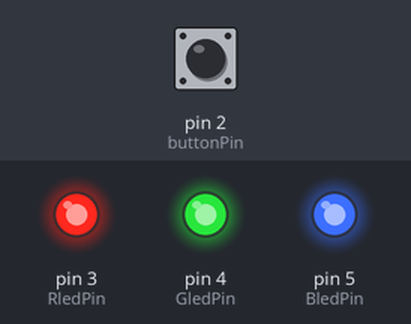
The sketch below on a simulated Arduino Uno, built with avr-gcc and run on an emulated ATmega328P. On the bench: output pins drawn as LEDs (lit = HIGH). The inputs (shaded band) are chosen by the test bench; at power-on: pin 2 (buttonPin) LOW.

Above: at 1.2 s.
1.3 s: pin 2 (buttonPin) pulled HIGH for 1 s
At 3.6 s:
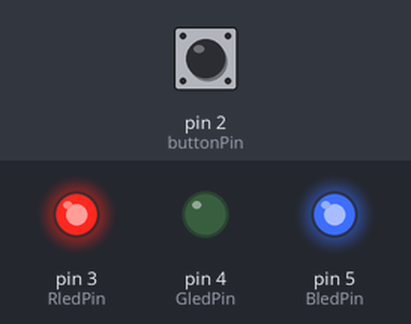
4.3 s: pin 2 (buttonPin) pulled HIGH for 0.15 s
At 5.3 s:
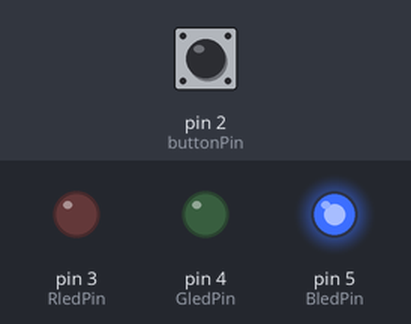
6.0 s: pin 2 (buttonPin) pulled HIGH for 3.2 s
At 6.4 s:
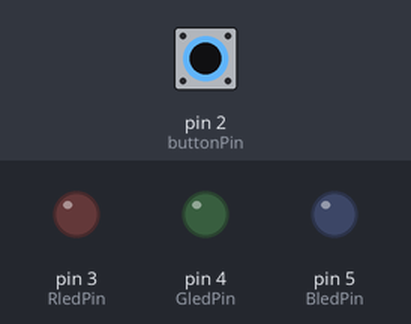
Timing chart, 0 to 10.7 s (numbered marks = the images above; inputs shaded):
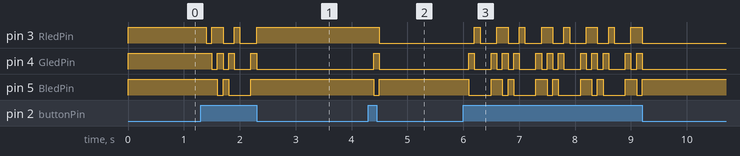

Measured:
- after the input at 1.3 s, pin 3 (RledPin): goes LOW 0.10 s, HIGH 0.20 s, LOW 0.20 s, HIGH 0.10 s, LOW 0.30 s, then HIGH, starting after 0.10 s; pin 4 (GledPin): goes LOW 0.10 s, HIGH 0.10 s, LOW 0.10 s, HIGH 0.10 s, LOW 0.30 s, HIGH 0.10 s, then LOW, starting after 0.20 s
- after the input at 4.3 s, pin 3 (RledPin): HIGH → LOW after 0.20 s; pin 4 (GledPin): LOW → HIGH after 0.10 s, → LOW 0.10 s later; pin 5 (BledPin): HIGH → LOW after 0.10 s, → HIGH 0.10 s later
- after the input at 6.0 s, pin 3 (RledPin): LOW → HIGH after 0.20 s, then repeats every 0.80 s: LOW 0.30 s, HIGH 0.20 s, LOW 0.20 s, HIGH 0.10 s, until it stays LOW from 9.2 s; pin 4 (GledPin): LOW → HIGH after 0.10 s, then repeats every 0.80 s: LOW 0.30 s, 2 × (HIGH 0.10 s, LOW 0.10 s), HIGH 0.10 s, until it stays LOW from 9.2 s

The sketch:

Button_change_color.ino
```cpp
const int buttonPin = 2;   // 按鈕腳位
const int RledPin = 3;     // 紅色 LED 腳位
const int GledPin = 4;     // 綠色 LED 腳位
const int BledPin = 5;     // 藍色 LED 腳位

// 變數
int buttonState = 0;       // 按鈕狀態
int ledcolor = 0;          // 紀錄目前顏色

void setup() {
  // 初始化 LED 腳位為輸出
  pinMode(RledPin, OUTPUT);
  pinMode(GledPin, OUTPUT);
  pinMode(BledPin, OUTPUT);

  // 初始化按鈕腳位為輸入
  pinMode(buttonPin, INPUT);
}

void loop() {
  // 讀取按鈕狀態
  buttonState = digitalRead(buttonPin);

  if (buttonState == HIGH) {
    ledcolor = ledcolor + 1;
    delay(100);   // 防止彈跳 (debounce)
  }

  if (ledcolor == 0) {
    digitalWrite(RledPin, HIGH);
    digitalWrite(GledPin, HIGH);
    digitalWrite(BledPin, HIGH);
  }
  else if (ledcolor == 1) {
    // RED
    digitalWrite(RledPin, LOW);
    digitalWrite(GledPin, HIGH);
    digitalWrite(BledPin, HIGH);
  }
  else if (ledcolor == 2) {
    // GREEN
    digitalWrite(RledPin, HIGH);
    digitalWrite(GledPin, LOW);
    digitalWrite(BledPin, HIGH);
  }
  else if (ledcolor == 3) {
    // BLUE
    digitalWrite(RledPin, HIGH);
    digitalWrite(GledPin, HIGH);
    digitalWrite(BledPin, LOW);
  }
  else if (ledcolor == 4) {
    // YELLOW (紅 + 綠)
    digitalWrite(RledPin, LOW);
    digitalWrite(GledPin, LOW);
    digitalWrite(BledPin, HIGH);
  }
  else if (ledcolor == 5) {
    // PURPLE (紅 + 藍)
    digitalWrite(RledPin, LOW);
    digitalWrite(GledPin, HIGH);
    digitalWrite(BledPin, LOW);
  }
  else if (ledcolor == 6) {
    // CYAN (綠 + 藍)
    digitalWrite(RledPin, HIGH);
    digitalWrite(GledPin, LOW);
    digitalWrite(BledPin, LOW);
  }
  else if (ledcolor == 7) {
    // WHITE (紅 + 綠 + 藍)
    digitalWrite(RledPin, LOW);
    digitalWrite(GledPin, LOW);
    digitalWrite(BledPin, LOW);
  }
  else if (ledcolor == 8) {
    ledcolor = 0;  // 循環回到起點
  }
}
```
